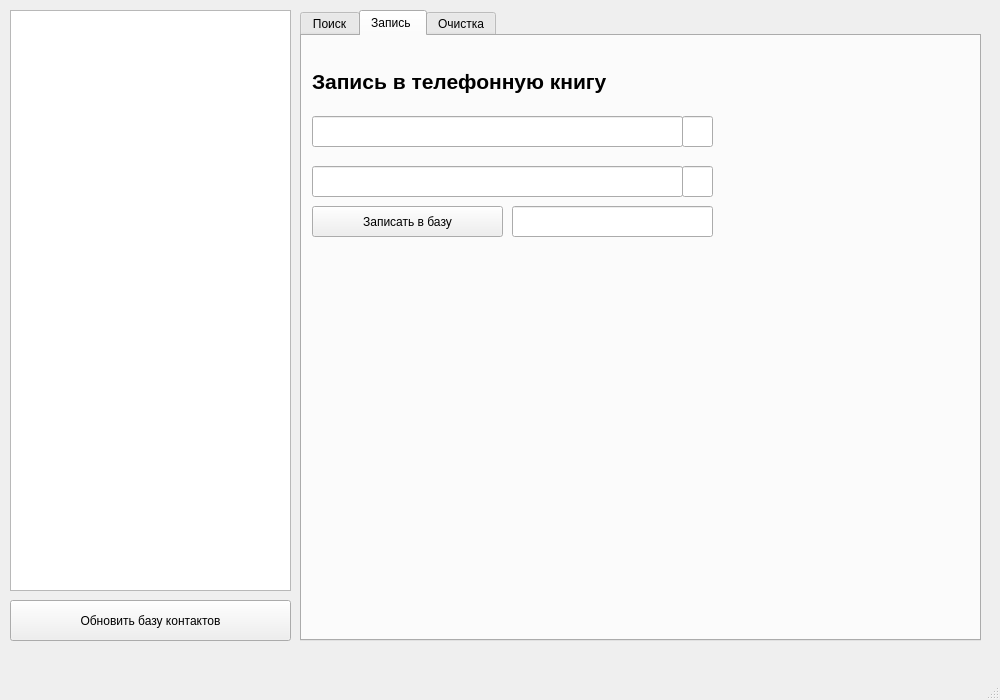
<?xml version="1.0" encoding="UTF-8"?>
<ui version="4.0">
 <class>MainWindow</class>
 <widget class="QMainWindow" name="MainWindow">
  <property name="geometry">
   <rect>
    <x>0</x>
    <y>0</y>
    <width>1000</width>
    <height>700</height>
   </rect>
  </property>
  <property name="sizePolicy">
   <sizepolicy hsizetype="Fixed" vsizetype="Fixed">
    <horstretch>0</horstretch>
    <verstretch>0</verstretch>
   </sizepolicy>
  </property>
  <property name="minimumSize">
   <size>
    <width>1000</width>
    <height>700</height>
   </size>
  </property>
  <property name="maximumSize">
   <size>
    <width>1000</width>
    <height>700</height>
   </size>
  </property>
  <property name="windowTitle">
   <string>PhoneBook</string>
  </property>
  <property name="styleSheet">
   <string notr="true"/>
  </property>
  <widget class="QWidget" name="centralwidget">
   <widget class="QPushButton" name="pushButton_2">
    <property name="geometry">
     <rect>
      <x>10</x>
      <y>600</y>
      <width>281</width>
      <height>41</height>
     </rect>
    </property>
    <property name="toolTip">
     <string>&lt;html&gt;&lt;head/&gt;&lt;body&gt;&lt;p&gt;&lt;br/&gt;&lt;/p&gt;&lt;/body&gt;&lt;/html&gt;</string>
    </property>
    <property name="text">
     <string>Обновить базу контактов</string>
    </property>
   </widget>
   <widget class="QTextEdit" name="Base">
    <property name="geometry">
     <rect>
      <x>10</x>
      <y>10</y>
      <width>281</width>
      <height>581</height>
     </rect>
    </property>
   </widget>
   <widget class="QTabWidget" name="tabWidget">
    <property name="geometry">
     <rect>
      <x>300</x>
      <y>10</y>
      <width>681</width>
      <height>631</height>
     </rect>
    </property>
    <property name="currentIndex">
     <number>1</number>
    </property>
    <widget class="QWidget" name="tab">
     <attribute name="title">
      <string>Поиск</string>
     </attribute>
     <widget class="QLineEdit" name="textEdit_3">
      <property name="geometry">
       <rect>
        <x>10</x>
        <y>80</y>
        <width>231</width>
        <height>31</height>
       </rect>
      </property>
     </widget>
     <widget class="QTextEdit" name="textEdit_5">
      <property name="geometry">
       <rect>
        <x>10</x>
        <y>160</y>
        <width>231</width>
        <height>161</height>
       </rect>
      </property>
     </widget>
     <widget class="QLabel" name="label_5">
      <property name="geometry">
       <rect>
        <x>10</x>
        <y>125</y>
        <width>621</width>
        <height>31</height>
       </rect>
      </property>
      <property name="text">
       <string>Номера по вашему запросу:</string>
      </property>
     </widget>
     <widget class="QLabel" name="label_3">
      <property name="geometry">
       <rect>
        <x>10</x>
        <y>10</y>
        <width>631</width>
        <height>71</height>
       </rect>
      </property>
      <property name="text">
       <string>&lt;html&gt;&lt;head/&gt;&lt;body&gt;&lt;p&gt;&lt;span style=&quot; font-size:16pt; font-weight:600;&quot;&gt;Поиск по имени или номеру&lt;/span&gt;&lt;/p&gt;&lt;/body&gt;&lt;/html&gt;</string>
      </property>
      <property name="scaledContents">
       <bool>false</bool>
      </property>
      <property name="margin">
       <number>0</number>
      </property>
      <property name="indent">
       <number>0</number>
      </property>
     </widget>
     <widget class="QPushButton" name="pushButton_3">
      <property name="geometry">
       <rect>
        <x>250</x>
        <y>80</y>
        <width>81</width>
        <height>31</height>
       </rect>
      </property>
      <property name="text">
       <string>Поиск</string>
      </property>
     </widget>
    </widget>
    <widget class="QWidget" name="tab_2">
     <attribute name="title">
      <string>Запись </string>
     </attribute>
     <widget class="QLabel" name="label_8">
      <property name="geometry">
       <rect>
        <x>10</x>
        <y>20</y>
        <width>631</width>
        <height>51</height>
       </rect>
      </property>
      <property name="text">
       <string>&lt;html&gt;&lt;head/&gt;&lt;body&gt;&lt;p&gt;&lt;span style=&quot; font-size:16pt; font-weight:600;&quot;&gt;Запись в телефонную книгу&lt;/span&gt;&lt;/p&gt;&lt;/body&gt;&lt;/html&gt;</string>
      </property>
     </widget>
     <widget class="QLineEdit" name="lineEdit_2">
      <property name="geometry">
       <rect>
        <x>210</x>
        <y>170</y>
        <width>201</width>
        <height>31</height>
       </rect>
      </property>
     </widget>
     <widget class="QLineEdit" name="textEdit_2">
      <property name="geometry">
       <rect>
        <x>10</x>
        <y>130</y>
        <width>371</width>
        <height>31</height>
       </rect>
      </property>
     </widget>
     <widget class="QPushButton" name="pushButton">
      <property name="geometry">
       <rect>
        <x>10</x>
        <y>170</y>
        <width>191</width>
        <height>31</height>
       </rect>
      </property>
      <property name="text">
       <string>Записать в базу</string>
      </property>
     </widget>
     <widget class="QLineEdit" name="textEdit">
      <property name="geometry">
       <rect>
        <x>10</x>
        <y>80</y>
        <width>371</width>
        <height>31</height>
       </rect>
      </property>
     </widget>
     <widget class="QLineEdit" name="lineEdit">
      <property name="geometry">
       <rect>
        <x>380</x>
        <y>80</y>
        <width>31</width>
        <height>31</height>
       </rect>
      </property>
      <property name="font">
       <font>
        <pointsize>10</pointsize>
        <weight>75</weight>
        <italic>false</italic>
        <bold>true</bold>
        <strikeout>false</strikeout>
       </font>
      </property>
      <property name="cursor">
       <cursorShape>ArrowCursor</cursorShape>
      </property>
      <property name="whatsThis">
       <string>&lt;html&gt;&lt;head/&gt;&lt;body&gt;&lt;p align=&quot;center&quot;&gt;&lt;br/&gt;&lt;/p&gt;&lt;/body&gt;&lt;/html&gt;</string>
      </property>
      <property name="text">
       <string/>
      </property>
      <property name="alignment">
       <set>Qt::AlignCenter</set>
      </property>
     </widget>
     <widget class="QLineEdit" name="lineEdit_3">
      <property name="geometry">
       <rect>
        <x>380</x>
        <y>130</y>
        <width>31</width>
        <height>31</height>
       </rect>
      </property>
      <property name="font">
       <font>
        <pointsize>10</pointsize>
        <weight>75</weight>
        <bold>true</bold>
        <underline>false</underline>
       </font>
      </property>
      <property name="cursor">
       <cursorShape>ArrowCursor</cursorShape>
      </property>
      <property name="whatsThis">
       <string>&lt;html&gt;&lt;head/&gt;&lt;body&gt;&lt;p align=&quot;center&quot;&gt;&lt;br/&gt;&lt;/p&gt;&lt;/body&gt;&lt;/html&gt;</string>
      </property>
      <property name="text">
       <string/>
      </property>
      <property name="alignment">
       <set>Qt::AlignCenter</set>
      </property>
     </widget>
    </widget>
    <widget class="QWidget" name="tab_3">
     <attribute name="title">
      <string>Очистка</string>
     </attribute>
     <widget class="QLineEdit" name="ClearBaseOk">
      <property name="geometry">
       <rect>
        <x>10</x>
        <y>90</y>
        <width>451</width>
        <height>31</height>
       </rect>
      </property>
     </widget>
     <widget class="QLabel" name="label_6">
      <property name="geometry">
       <rect>
        <x>10</x>
        <y>30</y>
        <width>641</width>
        <height>51</height>
       </rect>
      </property>
      <property name="text">
       <string>&lt;html&gt;&lt;head/&gt;&lt;body&gt;&lt;p&gt;&lt;span style=&quot; font-size:16pt; font-weight:600;&quot;&gt;Очистить базу контактов&lt;br/&gt;&lt;/span&gt;&lt;/p&gt;&lt;/body&gt;&lt;/html&gt;</string>
      </property>
     </widget>
     <widget class="QPushButton" name="pushButton_4">
      <property name="geometry">
       <rect>
        <x>470</x>
        <y>90</y>
        <width>51</width>
        <height>31</height>
       </rect>
      </property>
      <property name="text">
       <string>Ок</string>
      </property>
     </widget>
    </widget>
   </widget>
  </widget>
  <widget class="QMenuBar" name="menubar">
   <property name="geometry">
    <rect>
     <x>0</x>
     <y>0</y>
     <width>1000</width>
     <height>21</height>
    </rect>
   </property>
  </widget>
  <widget class="QStatusBar" name="statusbar"/>
 </widget>
 <resources/>
 <connections/>
</ui>
